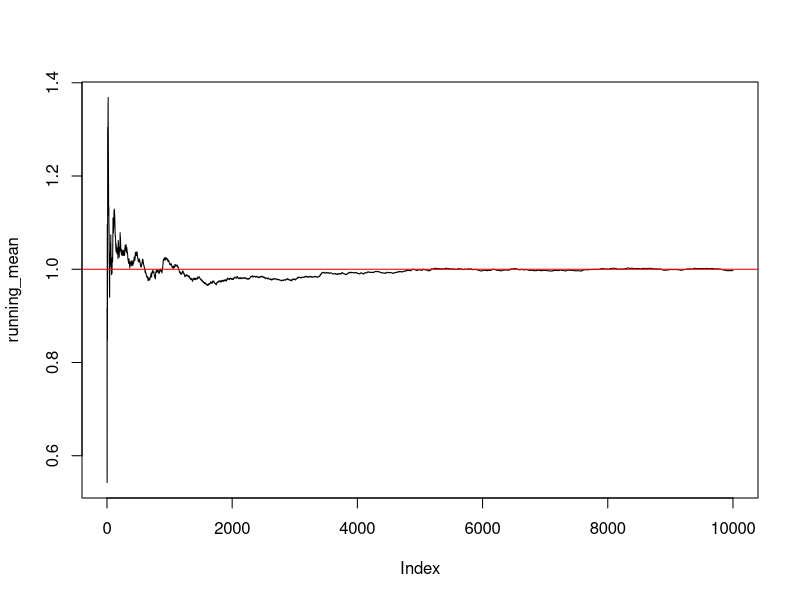
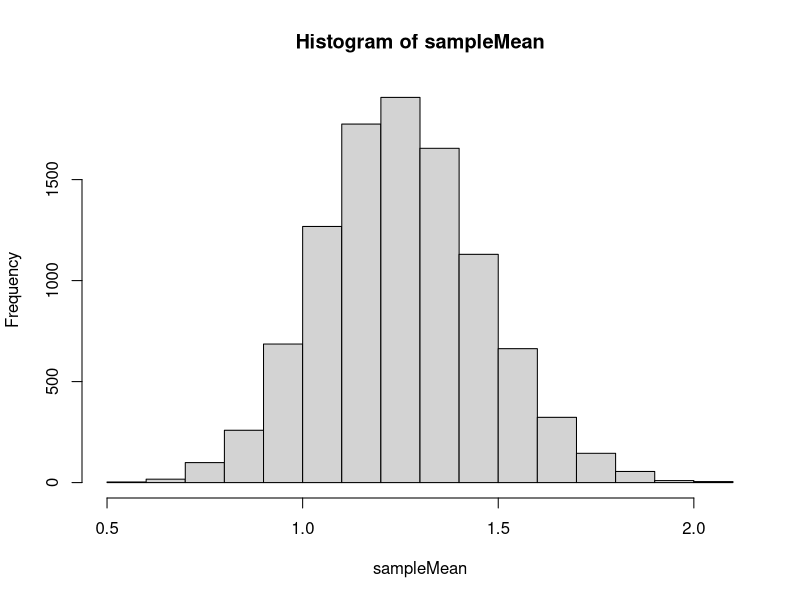

Source code (R) for these figures, in order:
## ---- chunk 1
knitr::opts_chunk$set(echo = TRUE)
## ---- chunk 2
library(VGAM)
## ---- chunk 3
NMC = 10000
running_samp <- rep(NA,NMC)
running_mean <- rep(NA,NMC)

for(i in 1:NMC){
 running_samp[i] = rrayleigh(1)
 running_mean[i] <- sum(running_samp[1:i]^2)/(i*2)
}

plot(running_mean,type="l")
abline(h=1,col="red")
## ---- chunk 4
NMC = 10000
sampleMean <- rep(NA,NMC)

for(i in 1:NMC){
  sample <- rrayleigh(10,1)
  sampleMean[i] <- mean(sample)
}

hist(sampleMean)
